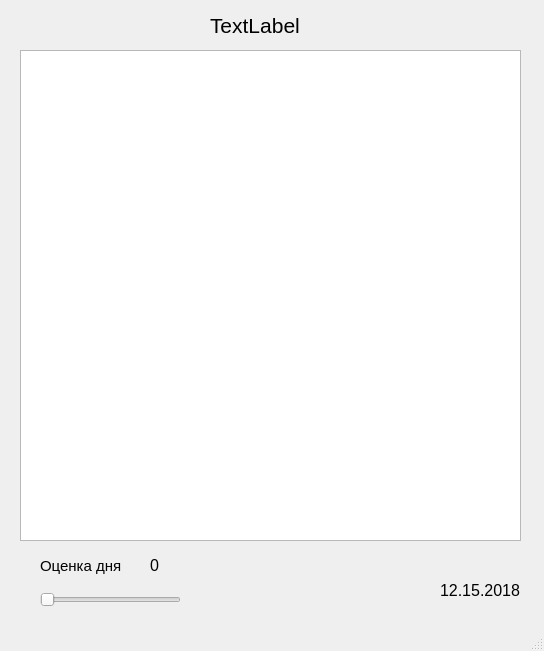
<?xml version="1.0" encoding="UTF-8"?>
<ui version="4.0">
 <class>MainWindow</class>
 <widget class="QMainWindow" name="MainWindow">
  <property name="geometry">
   <rect>
    <x>0</x>
    <y>0</y>
    <width>544</width>
    <height>651</height>
   </rect>
  </property>
  <property name="windowTitle">
   <string>MainWindow</string>
  </property>
  <widget class="QWidget" name="centralwidget">
   <widget class="QLabel" name="chapterName">
    <property name="geometry">
     <rect>
      <x>210</x>
      <y>10</y>
      <width>171</width>
      <height>31</height>
     </rect>
    </property>
    <property name="font">
     <font>
      <pointsize>16</pointsize>
     </font>
    </property>
    <property name="text">
     <string>TextLabel</string>
    </property>
   </widget>
   <widget class="QLabel" name="date_of_note">
    <property name="geometry">
     <rect>
      <x>440</x>
      <y>560</y>
      <width>91</width>
      <height>61</height>
     </rect>
    </property>
    <property name="font">
     <font>
      <pointsize>12</pointsize>
     </font>
    </property>
    <property name="text">
     <string>12.15.2018</string>
    </property>
   </widget>
   <widget class="QSlider" name="dayRate_slider">
    <property name="geometry">
     <rect>
      <x>40</x>
      <y>590</y>
      <width>141</width>
      <height>20</height>
     </rect>
    </property>
    <property name="orientation">
     <enum>Qt::Horizontal</enum>
    </property>
   </widget>
   <widget class="QLabel" name="label_3">
    <property name="geometry">
     <rect>
      <x>40</x>
      <y>550</y>
      <width>121</width>
      <height>31</height>
     </rect>
    </property>
    <property name="font">
     <font>
      <pointsize>11</pointsize>
     </font>
    </property>
    <property name="text">
     <string>Оценка дня</string>
    </property>
   </widget>
   <widget class="QLabel" name="dayRate_label">
    <property name="geometry">
     <rect>
      <x>150</x>
      <y>550</y>
      <width>61</width>
      <height>31</height>
     </rect>
    </property>
    <property name="font">
     <font>
      <pointsize>12</pointsize>
     </font>
    </property>
    <property name="text">
     <string>0</string>
    </property>
   </widget>
   <widget class="QPlainTextEdit" name="plainTextEdit">
    <property name="geometry">
     <rect>
      <x>20</x>
      <y>50</y>
      <width>501</width>
      <height>491</height>
     </rect>
    </property>
   </widget>
  </widget>
  <widget class="QMenuBar" name="menubar">
   <property name="geometry">
    <rect>
     <x>0</x>
     <y>0</y>
     <width>544</width>
     <height>21</height>
    </rect>
   </property>
  </widget>
  <widget class="QStatusBar" name="statusbar"/>
 </widget>
 <resources/>
 <connections/>
</ui>
